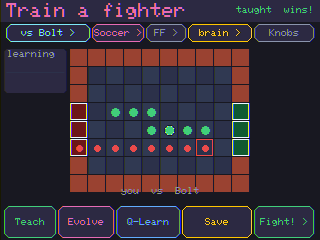
#> input picture aw_taught.png, 320 x 240 px
$ python makegif.py ../aw_taught.png out.png 5 3 5
#> lines starting #> are read from the running program, lines starting #| are printed output that depends on the picture
#!/usr/bin/env python
"""Assemble a set of GridBot screenshot frames into an animated GIF.

  python scripts/makegif.py "<glob>" <out.gif> [frame_ms] [scale] [last_hold_ms]

Uses a single shared palette across frames (GridBot's palette is small) so there's
no inter-frame flicker. Run with the PlatformIO penv python (has Pillow).
"""
import sys, glob
from PIL import Image

def main():
    pattern = sys.argv[1]
    out = sys.argv[2]
    ms = int(sys.argv[3]) if len(sys.argv) > 3 else 360
    scale = int(sys.argv[4]) if len(sys.argv) > 4 else 1
    last_hold = int(sys.argv[5]) if len(sys.argv) > 5 else 1400

    files = sorted(glob.glob(pattern))
    if not files:
        sys.exit("no frames matched " + pattern)
    imgs = [Image.open(f).convert("RGB") for f in files]
#> imgs = 1 item
    if scale != 1:
        imgs = [im.resize((im.width * scale, im.height * scale), Image.NEAREST) for im in imgs]

    base = imgs[0].convert("P", palette=Image.ADAPTIVE, colors=128)
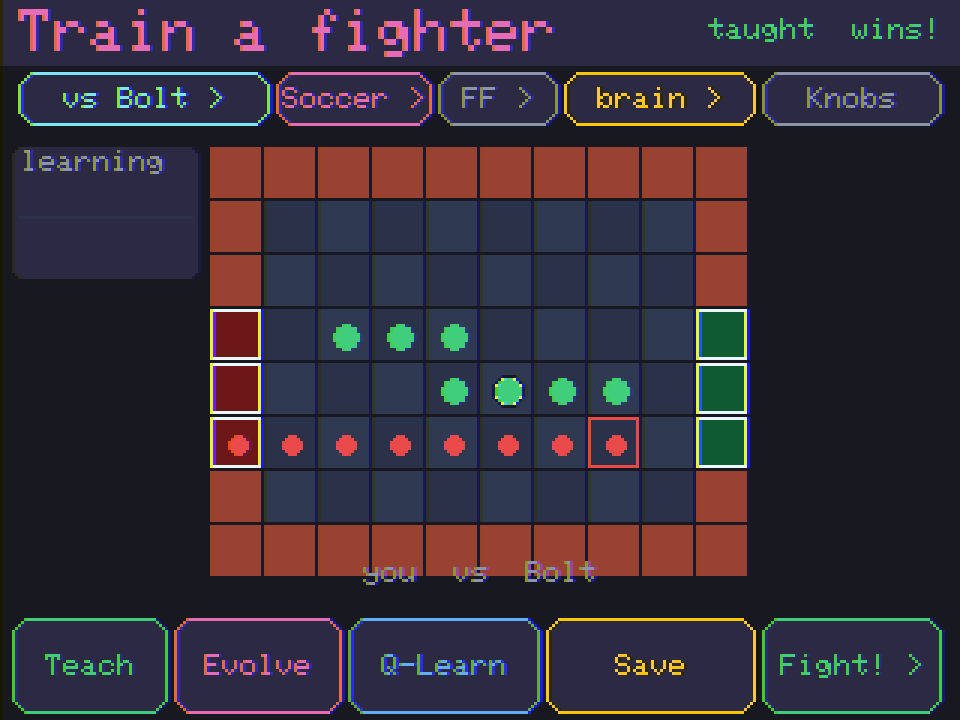
#> base: PIL image 960x720 P; mean R, G, B 54.7, 46.3, 58.1
    frames = [im.quantize(palette=base, dither=Image.NONE) for im in imgs]
#> frames = 1 item
    durations = [ms] * len(frames)
#> durations = [5]
    durations[-1] = last_hold  # hold the final frame
    frames[0].save(out, save_all=True, append_images=frames[1:],
                   duration=durations, loop=0, disposal=2)
    print(f"wrote {out} ({len(frames)} frames, {imgs[0].width}x{imgs[0].height})")
#| wrote out.png (1 frames, 960x720)

if __name__ == "__main__":
    main()
